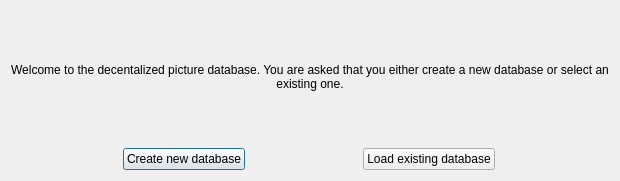
<?xml version="1.0" encoding="UTF-8"?>
<ui version="4.0">
 <class>Dialog</class>
 <widget class="QDialog" name="Dialog">
  <property name="windowModality">
   <enum>Qt::ApplicationModal</enum>
  </property>
  <property name="enabled">
   <bool>true</bool>
  </property>
  <property name="geometry">
   <rect>
    <x>0</x>
    <y>0</y>
    <width>620</width>
    <height>181</height>
   </rect>
  </property>
  <property name="sizePolicy">
   <sizepolicy hsizetype="Fixed" vsizetype="Fixed">
    <horstretch>0</horstretch>
    <verstretch>0</verstretch>
   </sizepolicy>
  </property>
  <property name="windowTitle">
   <string>Database</string>
  </property>
  <property name="windowIcon">
   <iconset>
    <normaloff>icon.png</normaloff>icon.png</iconset>
  </property>
  <layout class="QVBoxLayout" name="verticalLayout">
   <item>
    <layout class="QVBoxLayout" name="verticalLayout_2">
     <item>
      <spacer name="verticalSpacer">
       <property name="orientation">
        <enum>Qt::Vertical</enum>
       </property>
       <property name="sizeHint" stdset="0">
        <size>
         <width>20</width>
         <height>40</height>
        </size>
       </property>
      </spacer>
     </item>
     <item>
      <widget class="QLabel" name="label">
       <property name="sizePolicy">
        <sizepolicy hsizetype="Preferred" vsizetype="Preferred">
         <horstretch>0</horstretch>
         <verstretch>0</verstretch>
        </sizepolicy>
       </property>
       <property name="text">
        <string>Welcome to the decentalized picture database. You are asked that you either create a new database or select an existing one.</string>
       </property>
       <property name="alignment">
        <set>Qt::AlignCenter</set>
       </property>
       <property name="wordWrap">
        <bool>true</bool>
       </property>
      </widget>
     </item>
     <item>
      <spacer name="verticalSpacer_2">
       <property name="orientation">
        <enum>Qt::Vertical</enum>
       </property>
       <property name="sizeHint" stdset="0">
        <size>
         <width>20</width>
         <height>40</height>
        </size>
       </property>
      </spacer>
     </item>
    </layout>
   </item>
   <item>
    <layout class="QHBoxLayout" name="horizontalLayout">
     <item>
      <widget class="QPushButton" name="Start_newDB_botton">
       <property name="sizePolicy">
        <sizepolicy hsizetype="Fixed" vsizetype="Fixed">
         <horstretch>0</horstretch>
         <verstretch>0</verstretch>
        </sizepolicy>
       </property>
       <property name="locale">
        <locale language="English" country="UnitedStates"/>
       </property>
       <property name="text">
        <string>Create new database</string>
       </property>
      </widget>
     </item>
     <item>
      <widget class="QPushButton" name="Start_existingDB_button">
       <property name="sizePolicy">
        <sizepolicy hsizetype="Fixed" vsizetype="Fixed">
         <horstretch>0</horstretch>
         <verstretch>0</verstretch>
        </sizepolicy>
       </property>
       <property name="locale">
        <locale language="English" country="UnitedStates"/>
       </property>
       <property name="text">
        <string>Load existing database</string>
       </property>
      </widget>
     </item>
    </layout>
   </item>
  </layout>
 </widget>
 <resources/>
 <connections/>
</ui>
